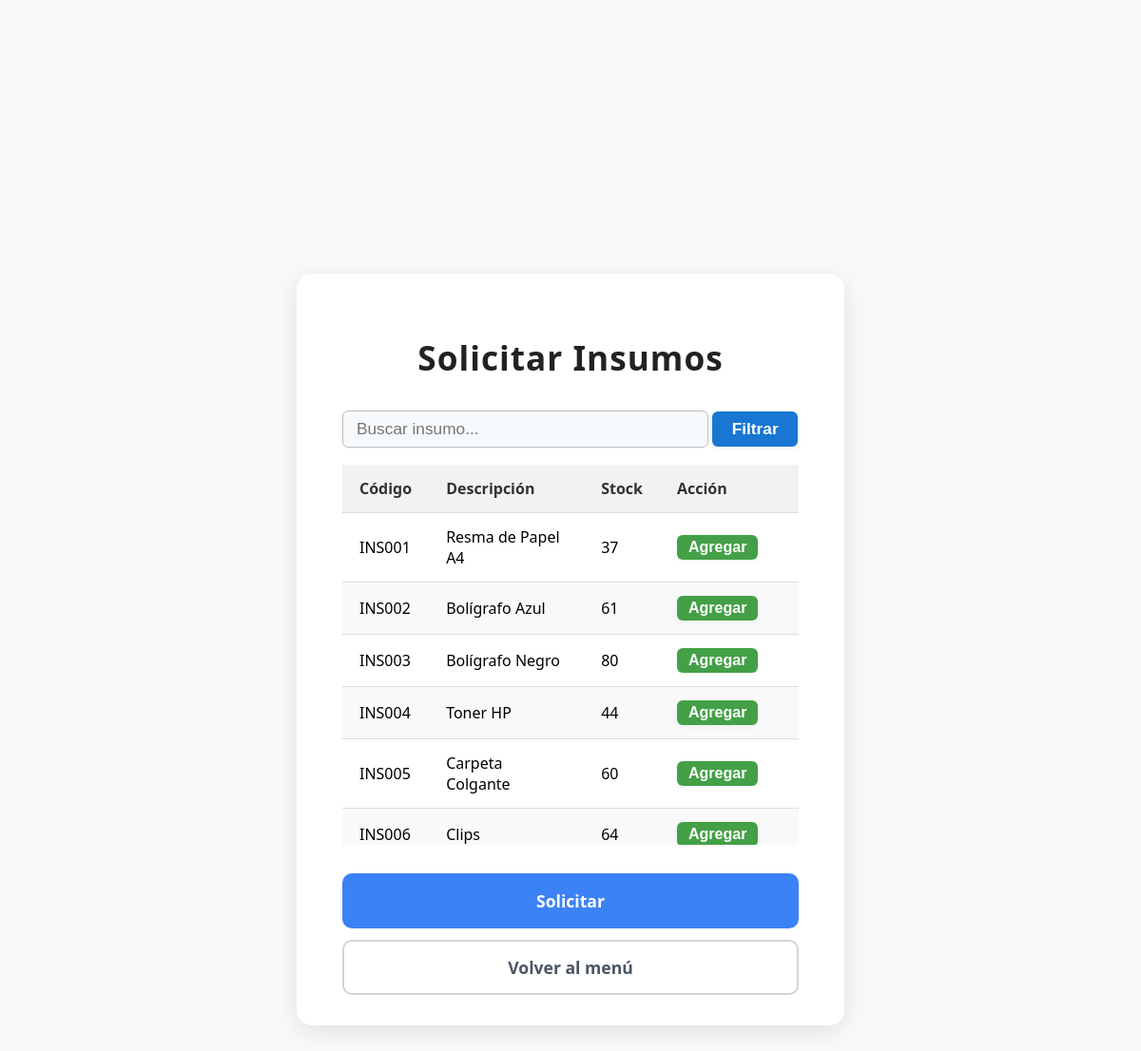
Page /solicitar_insumos (signed in) on the committed database.
### app/models.py (models this page shows)
class Insumo(db.Model):
    __tablename__ = 'insumos'
    id = db.Column(db.Integer, primary_key=True, autoincrement=True)
    codigo_insumo = db.Column(db.String(10), unique=True, nullable=False)
    descripcion = db.Column(db.String(200), nullable=False)
    existencias_iniciales_anio = db.Column(db.Integer, default=0)
    stock_actual = db.Column(db.Integer, default=0)
    porcentaje_utilizado = db.Column(db.Integer, default=0)
    cantidad_entradas = db.Column(db.Integer, default=0)
    cantidad_salidas = db.Column(db.Integer, default=0)
    entradas = db.relationship('EntradaInsumo', backref='insumo', lazy=True)
    detalles_solicitud = db.relationship('SolicitudDetalle', backref='insumo', lazy=True)
    salidas = db.relationship('SalidaInsumo', backref='insumo', lazy=True)

### app/routes.py (the view)
@app.route('/solicitar_insumos', methods=['GET'])
@login_required
def solicitar_insumos():
    filtro=request.args.get('filtro', '')
    if filtro:
        insumos = Insumo.query.filter(
            or_(
                Insumo.codigo_insumo.ilike(f'%{filtro}%'),
                Insumo.descripcion.ilike(f'%{filtro}%')
            )
        ).all()
    else:
        insumos = Insumo.query.all()
    return render_template('solicitar_insumos.html', insumos=insumos, filtro=filtro)

### app/models.py (called while the page is built)
@login.user_loader
def load_user(id_usuario):
    return db.session.get(User, int(id_usuario))

### app/templates/solicitar_insumos.html
{% extends "base.html" %}
{% block content %}
<div class="menu-container">
    <h1>Solicitar Insumos</h1>
    <form method="get" action="{{ url_for('solicitar_insumos') }}">
        <input type="text" name="filtro" class="filtro-input-menu" placeholder="Buscar insumo..." value="{{ filtro }}">
        <button type="submit" class="btn-filtrar filtro-btn">Filtrar</button>
    </form>
    <div class="table-scroll">
    <table>
        <thead>
            <tr>
                <th>Código</th>
                <th>Descripción</th>
                <th>Stock</th>
                <th>Acción</th>
            </tr>
        </thead>
        <tbody>
        {% for insumo in insumos %}
            <tr>
                <td>{{ insumo.codigo_insumo }}</td>
                <td>{{ insumo.descripcion }}</td>
                <td>{{ insumo.stock_actual }}</td>
                <td>
                    <form method="post" action="{{ url_for('agregar_insumos', insumo_id=insumo.id) }}">
                        <button type="submit" class="btn-agregar">Agregar</button>
                    </form>
                </td>
            </tr>
        {% endfor %}
        </tbody>
    </table>
    </div>
    <div class="action-buttons-footer">
        <a href="{{ url_for('confirmar_solicitud_insumos') }}" class="btn-footer-solid">Solicitar</a>
        <a href="{{ url_for('index') }}" class="btn-footer-outline">Volver al menú</a>
    </div>
</div>
{% endblock %}

### app/static/style.css (style rules this page uses)
body { font-family: system-ui; background-color: #f8f9fa; margin: 0; padding: 0; display: flex; justify-content: center; align-items: center; height: 100vh; }
.menu-container { background-color: #fff; padding: 40px 48px 32px 48px; border-radius: 16px; box-shadow: 0 6px 24px rgba(0, 0, 0, 0.10); max-width: 480px; width: 100%; margin: 60px auto; }
.menu-container h1 { margin-bottom: 32px; color: #222; text-align: center; font-size: 2.2rem; font-weight: 700; letter-spacing: 1px; }
.menu-container a { text-decoration: none; color: #1976d2; font-size: 1.25rem; display: block; padding: 14px 0 14px 8px; border-radius: 6px; transition: background-color 0.2s, color 0.2s; font-weight: 500; }
table { width: 100%; border-collapse: collapse; }
th, td { padding: 14px 18px; text-align: left; border-bottom: 1px solid #ddd; }
tr:nth-child(even) { background-color: #f9f9f9; }
.table-scroll { max-height: 400px; overflow-y: auto; overflow-x: hidden; margin-top: 18px; }
.table-scroll thead th { position: sticky; top: 0; background-color: #f2f2f2; color: #333; font-weight: 600; z-index: 2; box-shadow: 0 2px 8px rgba(0,0,0,0.07); }
.table-scroll td:last-child, .table-scroll th:last-child { max-width: 110px; width: 110px; word-break: break-word; white-space: normal; }
.btn-agregar { background-color: #43a047; color: #fff !important; border: none; border-radius: 6px; padding: 4px 12px; font-size: 1rem; font-weight: 600; cursor: pointer; transition: background 0.2s, box-shadow 0.2s; box-shadow: 0 2px 6px rgba(67,160,71,0.08); margin-top: 0; margin-bottom: 0; text-decoration: none; display: inline-block; }
.filtro-input-menu { padding: 8px 14px; border: 1.5px solid #bdbdbd; border-radius: 6px; font-size: 1.08rem; transition: border-color 0.2s; outline: none; width: 355px; background: #f7fafc; }
.filtro-btn { min-width: 90px; padding: 8px 18px; font-size: 1.08rem; font-weight: 600; }
.btn-filtrar { background-color: #1976d2; color: #fff !important; border: none; border-radius: 6px; padding: 8px 18px; font-size: 1.08rem; font-weight: 600; cursor: pointer; transition: background 0.2s, box-shadow 0.2s; box-shadow: 0 2px 6px rgba(25,118,210,0.08); margin: 0; text-decoration: none; display: inline-block; }
.action-buttons-footer { margin-top: 30px; display: flex; flex-direction: column; gap: 12px; }
.action-buttons-footer a { display: block; width: 100%; padding: 15px 20px; font-size: 1.1rem; font-weight: 600; text-align: center; text-decoration: none; border-radius: 10px; transition: all 0.2s ease-in-out; box-sizing: border-box; }
.btn-footer-solid { background-color: #3b82f6; color: white !important; border: 2px solid #3b82f6; }
.btn-footer-outline { background-color: white; color: #4b5563 !important; border: 2px solid #d1d5db; }

### rows in the picture
Insumo: codigo_insumo "INS001", descripcion "Resma de Papel A4", stock_actual "37"
Insumo: codigo_insumo "INS002", descripcion "Bolígrafo Azul", stock_actual "61"
Insumo: codigo_insumo "INS003", descripcion "Bolígrafo Negro", stock_actual "80"
Insumo: codigo_insumo "INS004", descripcion "Toner HP", stock_actual "44"
Insumo: codigo_insumo "INS005", descripcion "Carpeta Colgante", stock_actual "60"
Insumo: codigo_insumo "INS006", descripcion "Clips", stock_actual "64"
